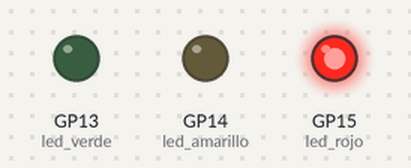
Bench run of a program on a simulated Raspberry Pi Pico running MicroPython. Parts: output pins drawn as LEDs (lit = HIGH).

Above: at 2.5 s.
At 7.5 s:
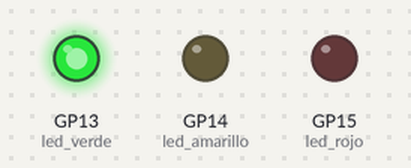
At 11.0 s:
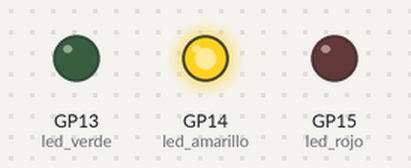
Timing chart, 0 to 15.6 s (numbered marks = the images above):
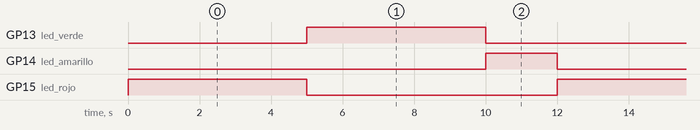

Measured:
- by itself, GP13 (led_verde), GP15 (led_rojo): alternates HIGH for 5.0 s and LOW for 7.0 s
- by itself, GP14 (led_amarillo): alternates HIGH for 2.0 s and LOW for 10.0 s
- by itself, everything shown: repeats every 12.0 s, in 3 steps

The program:

Semaforo.py
```python
#Definimos librerias
from machine import Pin
import time
#Declaramos los 3 pines que vamos utilizar como salidas
#Un pin por cada color del semaforo
led_verde = Pin(13, Pin.OUT)
led_amarillo = Pin(14, Pin.OUT)
led_rojo = Pin(15, Pin.OUT)
#Declaramos los valores inicales de cada salida
#En este caso se inicia en 0 para evitar que se inicien todos encendidos
led_rojo.value(0)
led_amarillo.value(0)
led_verde.value(0)

while True:
    #Luz roja por 5 segundos, verde y amarillo apagadas
    led_rojo.value(1)
    time.sleep(5)
    #Verde encendido por 5 segundos, rojo y amarillo apagado
    led_rojo.value(0)
    led_amarillo.value(0)
    led_verde.value(1)
    time.sleep(5)
    #Amarillo encendido por 2 segundos, verde y rojo apagado
    led_verde.value(0)
    led_amarillo.value(1)
    time.sleep(2)
    #Apagamos la luz amarilla para reiniciar el ciclo
    led_amarillo.value(0)
```
